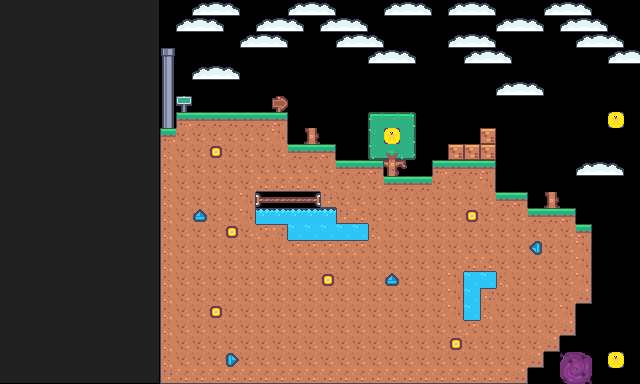

This is a level from a 2D game, rendered from its Tiled map with the project's own tilesets. A one-line summary and the map file follow, with tile-layer data summarised:
An orthogonal 40x24 tile map with 16x16 px tiles, 7 tile layers (starting_position, dangerous_terrain, portal, walkthrough_objects, ...), 2 tilesets.

<map version="1.10" tiledversion="1.11.2" orientation="orthogonal" renderorder="right-down" width="40" height="24" tilewidth="16" tileheight="16" infinite="0" nextlayerid="8" nextobjectid="1">
 <tileset firstgid="1" source="avoidland_tileset.tsx" />
 <tileset firstgid="145" source="tilemap-grassland_packed.tsx" />
 <layer id="1" name="starting_position" width="40" height="24">
  <data>[960 cells, 1 non-empty, 1 distinct tile ids]</data>
 </layer>
 <layer id="2" name="dangerous_terrain" width="40" height="24">
  <data>[960 cells, 0 non-empty, 0 distinct tile ids]</data>
 </layer>
 <layer id="3" name="portal" width="40" height="24">
  <data>[960 cells, 4 non-empty, 4 distinct tile ids]</data>
 </layer>
 <layer id="4" name="walkthrough_objects" width="40" height="24">
  <data>[960 cells, 301 non-empty, 24 distinct tile ids]</data>
 </layer>
 <layer id="5" name="coins" width="40" height="24">
  <data>[960 cells, 3 non-empty, 1 distinct tile ids]</data>
 </layer>
 <layer id="6" name="terrain" width="40" height="24">
  <data>[960 cells, 402 non-empty, 16 distinct tile ids]</data>
 </layer>
 <layer id="7" name="enemies" width="40" height="24">
  <data>[960 cells, 10 non-empty, 2 distinct tile ids]</data>
 </layer>
</map>
